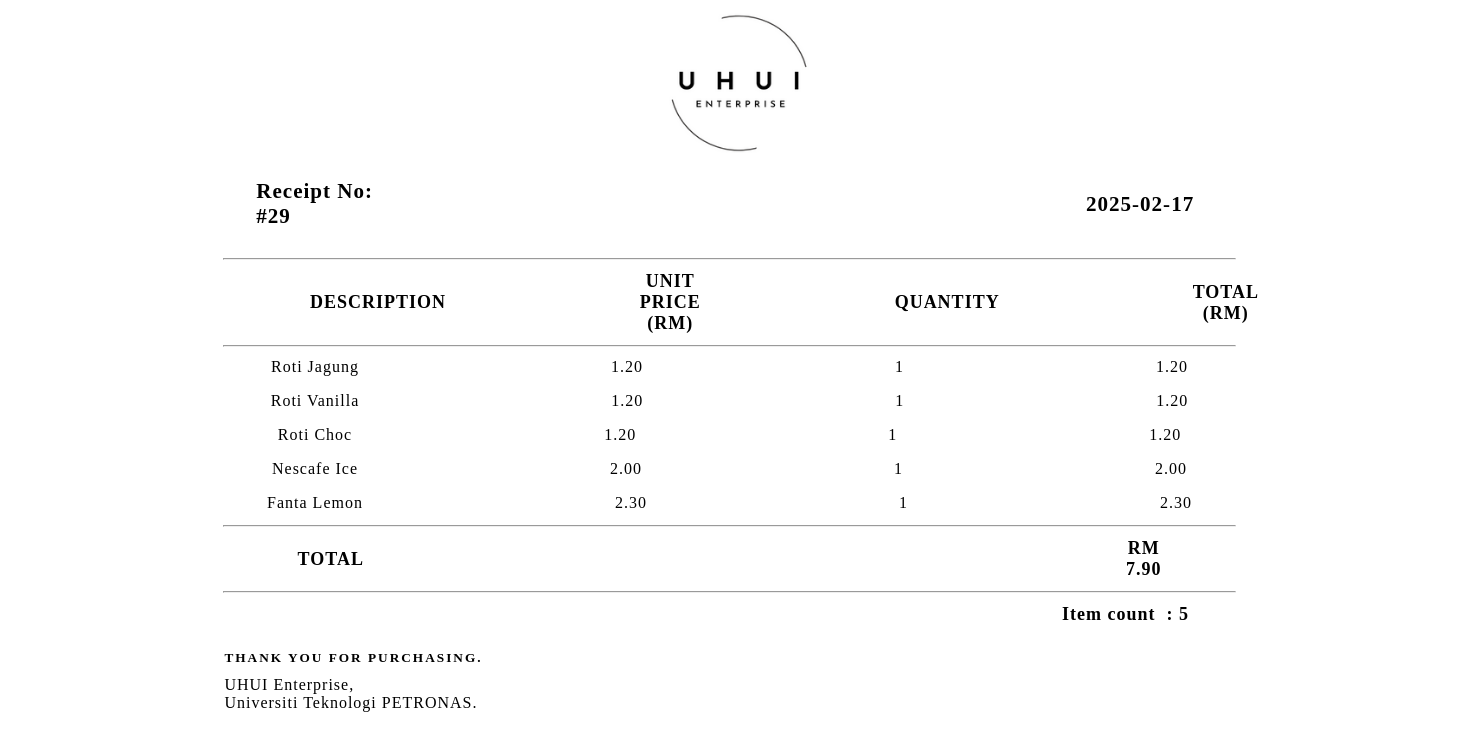
Page /receipt.php on the committed database.
### tables this page shows
CREATE TABLE `orders` (
  `o_id` int(5) NOT NULL,
  `o_date` date NOT NULL,
  `o_month` varchar(15) NOT NULL,
  `o_totprice` decimal(7,2) NOT NULL,
  `o_totcost` decimal(7,2) NOT NULL,
  `o_quantity` int(4) NOT NULL
);

CREATE TABLE `order_item` (
  `oi_id` int(5) NOT NULL,
  `oi_name` varchar(30) NOT NULL,
  `oi_price` decimal(7,2) NOT NULL,
  `oi_quantity` int(4) NOT NULL,
  `o_id` int(5) NOT NULL
);

### receipt.php (the view, shortened to what this page needs)
<?php
    include_once('connect.php');
    $latestSql = "SELECT * FROM orders ORDER BY o_id DESC LIMIT 1";
    $latestSqlResult = mysqli_query($con, $latestSql);
    $latestId = mysqli_fetch_array($latestSqlResult);
    $sql = "SELECT * FROM order_item WHERE o_id = $latestId[o_id]";
    $result = mysqli_query($con, $sql);
    echo'
<html>
    <link rel="stylesheet" href="receipt.css">
    <body>
        <div class="receipt">
            <form action="">
                <img src="uhuiLogo.png" alt="Uhui Logo" width="250px" height="150px">
                <div class="container">
                    <table>
                        <div class="level1">
                            <h3 id="orderDate">02.11.2023</h3>
                            <h3 id="orderNo">Receipt No:<br>#'.$latestId[0].'</h3>
                        </div>
                    </table>
                    <hr width="70%">
                    <div class="level2">
                        <table>
                            <tr>
                                <th style="padding-left: 300px;">DESCRIPTION</th>
                                <th>UNIT PRICE<br>(RM)</th>
                                <th>QUANTITY</th>
                                <th>TOTAL<br>(RM)</th>
                            </tr>
                        </table>
                    </div>
                    <hr width="70%">
    ';
    $count = 1;
    while($order_item = mysqli_fetch_array($result)){
        echo'
                    <div class="level3">
                        <table class="data-table">
                            <tr>
                                <td>'.$order_item["oi_name"].'</td>
                                <td><span id = "price'.$count.'">'.$order_item["oi_price"].'</span></td>
                                <td><span id = "quantity'.$count.'">'.$order_item["oi_quantity"].'</span></td>
                                <td><span id = "subtotal'.$count.'">0.00</span></td>
                            </tr>
                        </table>
                    </div>
        ';
        $count++;
    }
                echo'
                    <hr width="70%">
                    <div class="level4">
                        <table class="data-table">
                           <tr>
                                <th>TOTAL</th>
                                <th>RM <span id="totalcost">0.00</span></th>
                            </tr>
                        </table>
                    </div>
                    <hr width="70%">
                    <div class="level5">
                        <table class="data-table">
                            <tr>
                                <th>Item count&nbsp;&nbsp;: <span id="itemCount">0</span></th>
                            </tr>
                        </table>
                    </div>
                    <div class="message">
                        <h5 style="letter-spacing: 2px;">THANK YOU FOR PURCHASING.</h5>
                        <p style="margin-top: -12px;">UHUI Enterprise,<br>Universiti Teknologi PETRONAS.</p>
                    </div>
                </div>
            </form>
        </div>
    </body>
</html>
';
?>

### receipt.css (style rules this page uses)
* { font-family: Calibri; letter-spacing: 1px; overflow: normal; }
img { margin-left: 42%; }
.container { margin: 0 auto; text-align: center; }
.level1 { display: flex; justify-content: center; align-items: center; font-size: 18px; }
.level2 { display: flex; justify-content: left; align-items: left; }
.level2 th { padding-right: 190px; font-size: 18px; }
.level3 { display: flex; justify-content: center; align-items: center; margin-bottom: 10px; }
.level3 td { padding-inline: 125px; font-size: 16px; }
.level4 { display: flex; justify-content: center; align-items: center; }
.level4 th { padding-inline: 380px; font-size: 18px; }
.level5 { display: flex; justify-content: right; align-items: right; }
.level5 th { padding-right: 260px; font-size: 18px; }
#orderNo { margin-left: -65%; text-align: left; }
.message { text-align: left; margin-left: 15%; }

### rows in the picture
orders: o_id "29"
order_item: oi_name "Roti Jagung", oi_price "1.20", oi_quantity "1"
order_item: oi_name "Roti Vanilla", oi_price "1.20", oi_quantity "1"
order_item: oi_name "Roti Choc", oi_price "1.20", oi_quantity "1"
order_item: oi_name "Nescafe Ice", oi_price "2.00", oi_quantity "1"
order_item: oi_name "Fanta Lemon", oi_price "2.30", oi_quantity "1"
